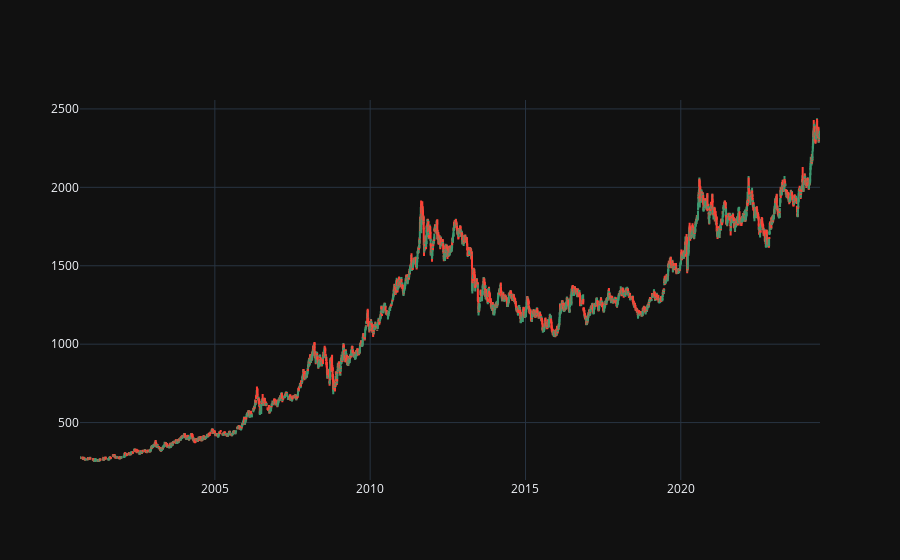

Here is the notebook cell this chart was saved with:
### Markdown cell above
Dataset: https://www.kaggle.com/datasets/guillemservera/precious-metals-data

### Code cell
import pandas as pd
import plotly.graph_objects as go

df = pd.read_csv('data/data_gold.csv')

chart = go.Figure(go.Candlestick(x=df.date, open=df.open, high=df.high, low=df.low, close=df.close))
chart.update_layout(xaxis_rangeslider_visible=False, template='plotly_dark')
chart.show()

### Figure 1 — Plotly figure (JSON) as saved in the notebook; plotly's stock layout.template omitted (floating-point values rounded to 4 significant figures; data arrays with more than 128 entries replaced by an {"elided": "..."} marker saying what was removed)
{"data": [{"close": {"elided": "5975 float values"}, "high": {"elided": "5975 float values"}, "low": {"elided": "5975 float values"}, "open": {"elided": "5975 float values"}, "type": "candlestick", "x": {"elided": "5975 str values"}}], "layout": {"xaxis": {"rangeslider": {"visible": false}}}}
